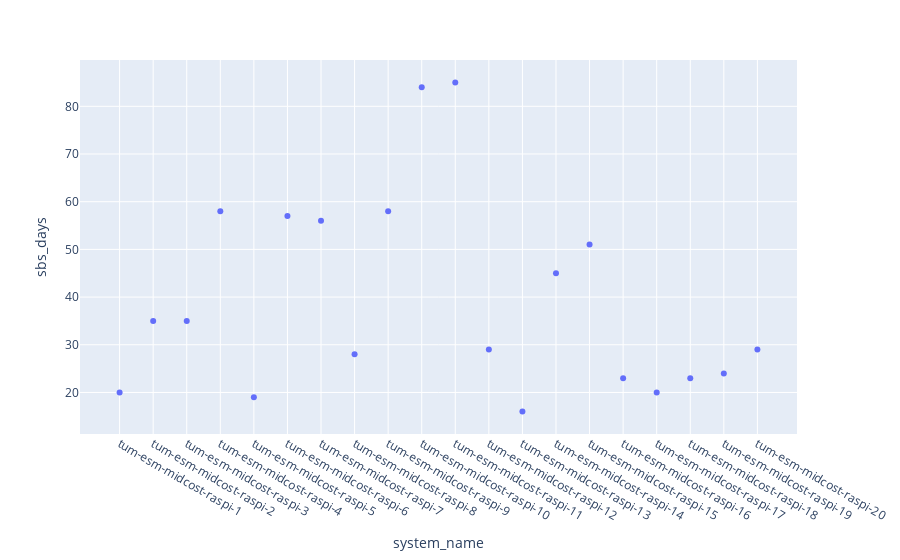

The notebook cell saved with this chart:
### Code cell
# 144 * 10 minute intervals in 1 day - 3 * 10 min intervals in one calibration
# 24* 1h interval in 1 day

df_plot = df.sort("datetime") \
    .group_by(["system_name", "system_id"]) \
    .agg((pl.col("gmp343_corrected").count() / 24).cast(int).alias("sbs_days")) \
    .join(df_sbs, on="system_id") \
    .drop("^.*_right$") \
    .sort("system_id")

fig = px.scatter(df_plot, x="system_name", y="sbs_days")
fig.show()

### Figure 1 — Plotly figure (JSON) as saved in the notebook; plotly's stock layout.template omitted (floating-point values rounded to 4 significant figures)
{"data": [{"hovertemplate": "system_name=%{x}<br>sbs_days=%{y}<extra></extra>", "legendgroup": "", "marker": {"color": "#636efa", "symbol": "circle"}, "mode": "markers", "name": "", "orientation": "v", "showlegend": false, "type": "scatter", "x": ["tum-esm-midcost-raspi-1", "tum-esm-midcost-raspi-2", "tum-esm-midcost-raspi-3", "tum-esm-midcost-raspi-4", "tum-esm-midcost-raspi-5", "tum-esm-midcost-raspi-6", "tum-esm-midcost-raspi-7", "tum-esm-midcost-raspi-8", "tum-esm-midcost-raspi-9", "tum-esm-midcost-raspi-10", "tum-esm-midcost-raspi-11", "tum-esm-midcost-raspi-12", "tum-esm-midcost-raspi-13", "tum-esm-midcost-raspi-14", "tum-esm-midcost-raspi-15", "tum-esm-midcost-raspi-16", "tum-esm-midcost-raspi-17", "tum-esm-midcost-raspi-18", "tum-esm-midcost-raspi-19", "tum-esm-midcost-raspi-20"], "xaxis": "x", "y": [20, 35, 35, 58, 19, 57, 56, 28, 58, 84, 85, 29, 16, 45, 51, 23, 20, 23, 24, 29], "yaxis": "y"}], "layout": {"legend": {"tracegroupgap": 0}, "margin": {"t": 60}, "xaxis": {"anchor": "y", "domain": [0, 1], "title": {"text": "system_name"}}, "yaxis": {"anchor": "x", "domain": [0, 1], "title": {"text": "sbs_days"}}}}
